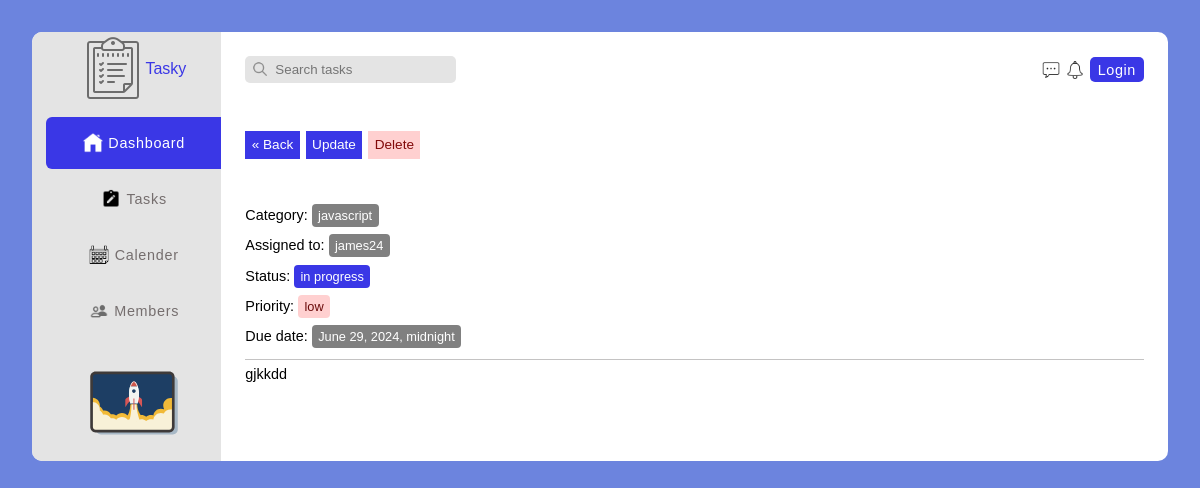
The app's page /task-details/2/, older data.
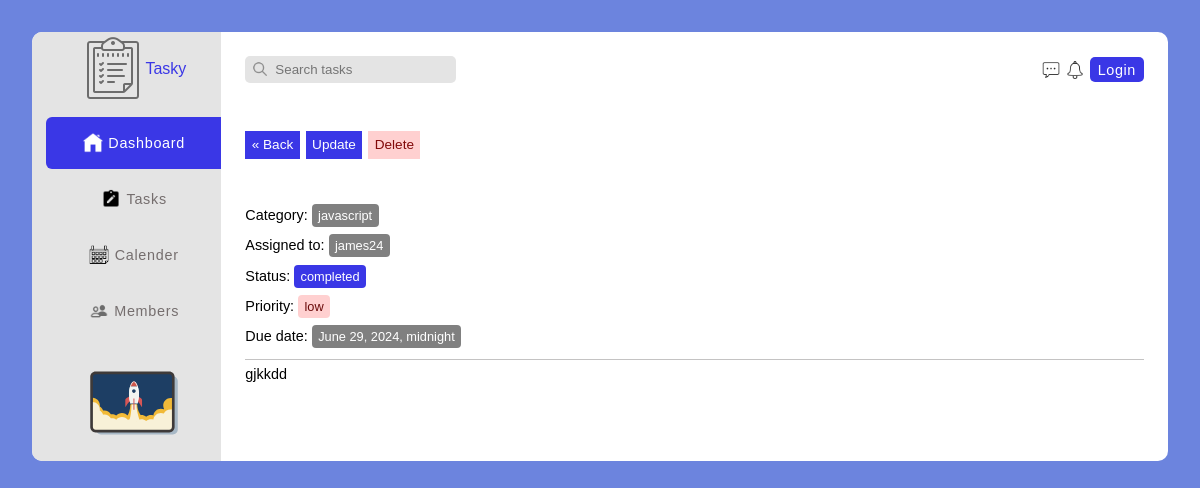
The same page, newer data.
### task/models.py (models this page shows, shortened)
class Task(models.Model):
    STATUS_CHOICES = (
        ('in progress', 'in progress'),
        ('completed', 'Completed'),
        ('overdue', 'Overdue')
    )
    PRIORITY_CHOICES = (
        ('low', 'Low'),
        ('medium', 'Medium'),
        ('high', 'High')
    )
    task_creator = models.ForeignKey(
        User, on_delete=models.CASCADE, related_name="Task_Manager")
    assigned_to = models.ForeignKey(User, on_delete=models.DO_NOTHING)
    title = models.CharField(max_length=100)
    priority = models.CharField(
        max_length=15, choices=PRIORITY_CHOICES)
    status = models.CharField(
        max_length=15, choices=STATUS_CHOICES)
    category = models.CharField(max_length=100)
    description = models.TextField()
    timestamp = models.DateTimeField(auto_now_add=True)
    due_date = models.DateTimeField()
    class Meta:
        ordering = ['-timestamp']

### account/models.py (models this page shows, shortened)
class User(AbstractUser):
    email = models.EmailField(verbose_name='Email Address', max_length=60, unique=True,
                              help_text='This email address will be valiated', error_messages={'unique': 'Sorry this email cannot be used'})
    class Meta:
        ordering = ['-date_joined']
    def __str__(self):
        return self.username

### task/views.py (the view)
# urls.py: path('task-details/<int:pk>/', TaskDetail.as_view(), name='task-details'),
class TaskDetail(DetailView):
    model = Task
    context_object_name = 'task'
    template_name = 'task/task-details.html'
    def get_context_data(self, **kwargs):
        task = self.get_object()
        context = super().get_context_data(**kwargs)
        context['title'] = f'Task | {task.title}'
        context['addtaskform'] = AddTaskForm
        return context

### task/templates/task/task-details.html (shortened to what this page needs)
{% extends 'base.html' %}
{% load static %}
{% block content %}
<div class="pry-container">
    {% include 'sidebar.html' %}
    <section class="main-container task-details-container">
    {% include 'top-nav.html' %}
    <div class="flex flex-btw bottom-nav">
        <div class="flex prev-filter-sort detail-bottom-nav">
        <a href="{{request.META.HTTP_REFERER}}"class="back-btn"
            >&laquo; Back</a
        >
        <a href="{% url 'task:task-update' task.pk %}" class="update-btn">Update</a>
        <button type="button" class="pointer border-none del-btn" id="deltask-btn" onclick="delTask()">Delete</button>
        </div>
    </div>
    <section class="task-details">
        <p class="task-category">Category: <span>{{task.category}}</span></p>
        <p class="assigned-to">Assigned to: <span>{{task.assigned_to}}</span></p>
        <p class="task-status">Status: <span>{{task.status}}</span></p>
        <p class="task-priority">Priority: <span>{{task.priority}}</span></p>
        <p class="task-due-date">Due date: <span>{{task.due_date}}</span></p>
        <p class="task-desc">
            {{task.description}}
        </p>
    </section>
    </section>
</div>
{% endblock content %}

### templates/base.html (shortened to what this page needs)
{% load static %}
<html lang="en">
  {% include 'head.html' %}
  <body id="body">
    {% block content %} {% endblock content %}
  </body>
</html>

### templates/head.html (shortened to what this page needs)
{% load static %}
<head>
  <link rel="stylesheet" href="{% static '/css/resets-classes.css' %}" />
  <link rel="stylesheet" href="{% static '/css/loader.css' %}" />
  <link rel="stylesheet" href="{% static '/css/styles.css' %}" />
  <link rel="stylesheet" href="{% static '/css/pry-css.css' %}" />
</head>

### templates/sidebar.html
{% load static %}
<aside class="aside">
   <a href="{% url "task:index" %}" class="flex-ctr-ctr logo">
    <img src="{% static 'img/icons/icons8-tasks-64.png' %}" alt="" srcset="">
    Tasky
   </a>
   <ul>
    <li>
        <a href="http://" target="_blank" rel="noopener noreferrer" class="flex-ctr-ctr active">
            <img src="{% static 'img/icons/icons8-home-50.png' %}" alt="" srcset="">
        Dashboard
        </a>
    </li>
    <li>
        <a href="http://" class="flex-ctr-ctr">
            <img src="{% static 'img/icons/icons8-task-24.png' %}" alt="" srcset="">
        Tasks
        </a>
    </li>
    <li>
        <a href="http://" class="flex-ctr-ctr">
            <img src="{% static 'img/icons/icons8-business-64.png' %}" alt="" srcset="" class="">
        Calender
        </a>
    </li>
    <li>
        <a href="http://" class="flex-ctr-ctr">
            <img src="{% static 'img/icons/icons8-member-48.png' %}" alt="" srcset="" class="">
        Members
        </a>
    </li>
   </ul>
   <div class=" upgrade-div">
    <img src="{% static 'img/icons/rocket.svg' %}" alt="" srcset="" class="cover rocket">
   </div>
</aside>

### templates/top-nav.html
{% load static %}
<div class="flex flex-btw top-nav">
  <div class="search-bar-container">
    <img
      src="{% static 'img/icons/icons8-search-100.png' %}"
      alt=""
      srcset=""
      class="pointer"
      onclick="searchTaskForm(event)"
    />
    <form action="" method="get" id="search-task-form" onsubmit="searchTaskForm(event)">
      <input
        type="search"
        name="search-task"
        id="search-input"
        placeholder="Search tasks"
        class="search-tasks"
      />
    </form>
  </div>
  <div class="flex notification-icons">
    <img
      src="{% static 'img/icons/icons8-message-50.png' %}"
      alt=""
      srcset=""
      class="icons"
    />
    <img
      src="{% static 'img/icons/icons8-notification-50.png' %}"
      alt=""
      srcset=""
      class="icons"
    />
    {% if request.user.is_authenticated %}
    <img
      src="{% static 'img/profile-pic.jpg' %}"
      alt=""
      srcset=""
      class="icons profile-pic"
    />
    <a href="{% url 'logout' %}" class="auth-btn logout-btn">Logout</a>
    {% else %}
    <a href="{% url 'login' %}" class="auth-btn login-btn">Login</a>
    {% endif %}
  </div>
</div>

### static/css/styles.css (style rules this page uses)
.pry-container { display: grid; grid-template-columns: 1fr 5fr; }
.main-container { padding: 1.5rem; padding-bottom: 0.5rem; border-top-right-radius: 10px; border-bottom-right-radius: 10px; }
.aside { position: relative; background-color: #e4e4e4; border: none; padding: 0.3rem 0 0.5rem 0.9rem; border-top-left-radius: 10px; border-bottom-left-radius: 10px; }
.aside a.logo { margin-bottom: 1rem; color: #3a37e6; }
.aside ul { margin-bottom: 1rem; }
.aside li a { color: #756e6e; border-top-left-radius: 6px; border-bottom-left-radius: 6px; text-align: center; padding: 1rem 0.3rem; margin-bottom: 0.25rem; gap: 0.35rem; font-size: 0.9rem; letter-spacing: 0.7; }
.aside li a.active, .aside li a:hover { transition: ease-in-out 0.35s; color: white; background-color: #3a37e6; }
.aside li a img { width: 20px; height: 20px; }
.aside .upgrade-div { position: relative; display: flex; justify-content: center; bottom: 0; }
.aside .rocket { width: 100px; height: 100px; margin: 0 auto; display: inline-block; }
.search-bar-container { position: relative; }
.search-bar-container img { position: absolute; left: 6px; top: 4px; width: 18px; height: 18px; }
.search-bar-container .search-tasks { background-color: #e4e4e4; color: #756e6e; border: none; border-radius: 5px; padding: 6px 4px 6px 30px; outline: none; }
.notification-icons { align-items: center; gap: 10px; }
.notification-icons img { width: 18px; height: 18px; }
.notification-icons .auth-btn { background-color: #f6214b; color: white; padding: 0.3rem 0.5rem; border-radius: 5px; letter-spacing: 0.6; font-size: 0.9rem; transition: ease-in-out 0.2s; }
.notification-icons .login-btn { background-color: #3a37e6; }
.bottom-nav { margin: 3rem 0; align-items: center; }
.bottom-nav .prev-filter-sort { gap: 6px; }
.bottom-nav .detail-bottom-nav .del-btn, .bottom-nav .detail-bottom-nav a { padding: 0.4rem; color: white; font-size: 0.85rem; transition: ease-out 0.2s; }
.bottom-nav .detail-bottom-nav .update-btn { background-color: #3a37e6; color: white; }
.bottom-nav .detail-bottom-nav .del-btn { background-color: #ffd0d0; color: #810909; }
.notification-icons { gap: 6px; }
.prev-filter-sort { gap: 0.5rem; }
.task-details-container .task-details { font-size: 0.9rem; }
.task-details-container .task-details p { margin-bottom: 0.9rem; }
.task-details-container .task-details span { font-size: 0.8rem; padding: 0.25rem 0.4rem; background-color: gray; color: white; border-radius: 4px; }
.task-details-container .task-details .task-priority span { background-color: #ffd0d0; color: #6b0a0a; }
.task-details-container .task-details .task-status span { background-color: #3a37e6; }
.task-details-container .task-desc { padding-top: 0.4rem; margin: 0.4rem 0; border-top: 1px solid rgba(107, 106, 106, 0.4); }

Row changes from the older to the newer data that the page shows:
changed Task "gjkkdd": status "in progress" → "completed"
